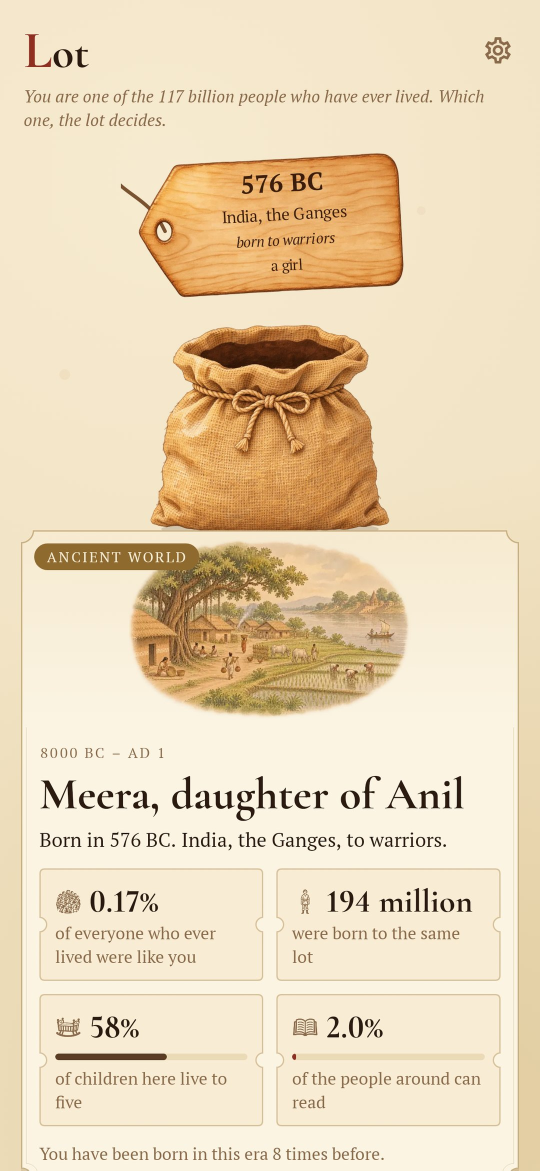
#> input picture docs/screenshots/en/1-draw.jpg, 1080 x 2341 px (shown at 1/2 size)
$ python play.py
#> lines starting #> are read from the running program, lines starting #| are printed output that depends on the picture
"""Builds the Google Play graphics in docs/google-play/graphics from the README screenshots.

python tools/play.py

Takes docs/screenshots/<lang>/*.jpg (1080 px wide renders of the demo, see tools/shots.py) and writes
the 1024x500 feature graphics and seven 1080x1920 captioned screenshots per language. The 512 px icon is made by
tools/art/icon.py from the painted icon layers.
Play wants screenshots no longer than twice their width, so each screen is cut short under its caption.
"""
from pathlib import Path

from PIL import Image, ImageDraw, ImageFilter, ImageFont

ROOT = Path(__file__).resolve().parent.parent
OUT = ROOT / "docs/google-play/graphics"
SHOTS = ROOT / "docs/screenshots"
FONT = ROOT / "app/src/main/res/font"
# The app's display face, as on its screens' titles.
DISPLAY = "cormorant_bold.ttf"

PAPER = (0xEF, 0xE0, 0xBF)
PAGE = (0xF7, 0xEC, 0xD2)
RULE = (0xD9, 0xC4, 0x9B)
MARGIN = (0xE3, 0xB8, 0xA0)
INK = (0x2A, 0x1A, 0x10)
RED = (0x8F, 0x2F, 0x22)

# The order they appear in the store, with the caption over each: an ink line and a red one.
PAGES = [
    ("1-draw", ("One of 117 billion.", "The lot decides which"), ("Один из 117 миллиардов.", "Кем — решит жребий")),
    ("2-book", ("Every door is shown,", "and why it is shut"), ("Видны все двери —", "и почему закрыты")),
    ("3-end", ("A life written", "into a parish register"), ("Жизнь в метрической", "книге, год за годом")),
    ("6-atlas", ("Your lots next to", "everyone ever born"), ("Твои жребии рядом", "со всеми, кто жил")),
    ("4-chest", ("Each life leaves", "one thing behind"), ("Каждая жизнь", "оставляет вещь")),
    ("5-thing", ("Handed down", "to great-grandchildren"), ("Вещь переходит", "к правнукам")),
    ("0-welcome", ("Mostly a peasant,", "long before 1800"), ("Чаще всего крестьянин", "задолго до 1800 года")),
]


def lining(name):
    """A copy of the font whose plain digits are its lining figures (the 'lnum' feature), kept under app/build:
    Pillow without raqm cannot switch features on, and Cormorant's default old-style figures jump about in "117"."""
    out = ROOT / "app/build" / name.replace(".ttf", "-lining.ttf")
    if out.exists() and out.stat().st_mtime > (FONT / name).stat().st_mtime:
        return out
    from fontTools.ttLib import TTFont
    f = TTFont(FONT / name)
    gsub = f["GSUB"].table
    swap = {}
    for rec in gsub.FeatureList.FeatureRecord:
        if rec.FeatureTag == "lnum":
            for i in rec.Feature.LookupListIndex:
                for st in gsub.LookupList.Lookup[i].SubTable:
                    swap.update(getattr(st, "mapping", {}) or {})
    for table in f["cmap"].tables:
        for code in range(0x30, 0x3A):
            g = table.cmap.get(code)
            if g in swap:
                table.cmap[code] = swap[g]
    out.parent.mkdir(parents=True, exist_ok=True)
    f.save(out)
    return out


def font(name, size):
    return ImageFont.truetype(str(lining(name) if name == DISPLAY else FONT / name), size)


def register(w, h):
    """A page of the parish register: ruled lines and a red margin rule, as in the book."""
    g = Image.new("RGB", (w, h), PAGE)
    d = ImageDraw.Draw(g)
    for y in range(36, h, 36):
        d.line((0, y, w, y), fill=RULE, width=2)
    d.line((80, 0, 80, h), fill=MARGIN, width=3)
    return g.convert("RGBA")


def lay(g, card, x, y):
    """A screen on the page: a soft shadow and a thin ink rule round it."""
    sh = Image.new("RGBA", (card.width + 80, card.height + 80), (0, 0, 0, 0))
    ImageDraw.Draw(sh).rectangle((40, 50, 40 + card.width, 50 + card.height), fill=(60, 40, 20, 110))
    g.alpha_composite(sh.filter(ImageFilter.GaussianBlur(18)), (x - 40, y - 40))
    g.alpha_composite(card.convert("RGBA"), (x, y))
    ImageDraw.Draw(g).rectangle((x - 3, y - 3, x + card.width + 2, y + card.height + 2), outline=INK, width=3)


def fit(name, text, size, width):
    while font(name, size).getlength(text) > width:
        size -= 2
    return font(name, size)


def screenshot(src, caption):
    W, H = 1080, 1920
    g = register(W, H)
    d = ImageDraw.Draw(g)
    d.rectangle((0, 0, W, 330), fill=PAPER)
    d.rectangle((60, 40, W - 60, 46), fill=INK)
    size = min(fit(DISPLAY, line, 80, W - 140).size for line in caption)
    title = font(DISPLAY, size)
    d.text((W / 2, 135), caption[0], font=title, fill=INK, anchor="mm")
    d.text((W / 2, 235), caption[1], font=title, fill=RED, anchor="mm")
    d.rectangle((60, 318, W - 60, 321), fill=INK)
    im = Image.open(src).convert("RGB")
    w = 820
    im = im.resize((w, round(im.height * w / im.width)), Image.LANCZOS)
    top = 380
    # The screen runs off the bottom edge, like a page that goes on.
    lay(g, im.crop((0, 0, w, H - top + 20)), (W - w) // 2, top)
    return g.convert("RGB")


def feature(lang):
    W, H = 1024, 500
    g = register(W, H)
    ImageDraw.Draw(g).rectangle((0, 0, 520, H), fill=PAPER)
    draw = Image.open(SHOTS / lang / "1-draw.jpg").convert("RGB")
    # The tag rising out of the sack and the card of who you are.
    draw = draw.crop((0, 260, 1080, 1560))
    draw = draw.resize((round(draw.width * 420 / draw.height), 420), Image.LANCZOS)
    lay(g, draw, W - draw.width - 50, 40)
    d = ImageDraw.Draw(g)
    name, lines = ("Lot", ["You are one of", "117 billion.", "The lot decides which."]) if lang == "en" else \
        ("Жребий", ["Ты — один из", "117 миллиардов.", "Кем — решит жребий."])
    d.rectangle((48, 100, 490, 106), fill=INK)
    d.text((48, 118), name, font=fit(DISPLAY, name, 96, 440), fill=INK)
    d.rectangle((48, 240, 490, 242), fill=INK)
    sub = font(DISPLAY, 40)
    for i, l in enumerate(lines):
        d.text((48, 262 + i * 52), l, font=sub, fill=RED if i == 2 else INK)
    g.convert("RGB").save(OUT / f"feature-graphic-{lang}.png", optimize=True)


def main():
    OUT.mkdir(parents=True, exist_ok=True)
    for lang in ("en", "ru"):
        feature(lang)
#> in register, `g = Image.new("RGB", (w, h), PAGE)`:
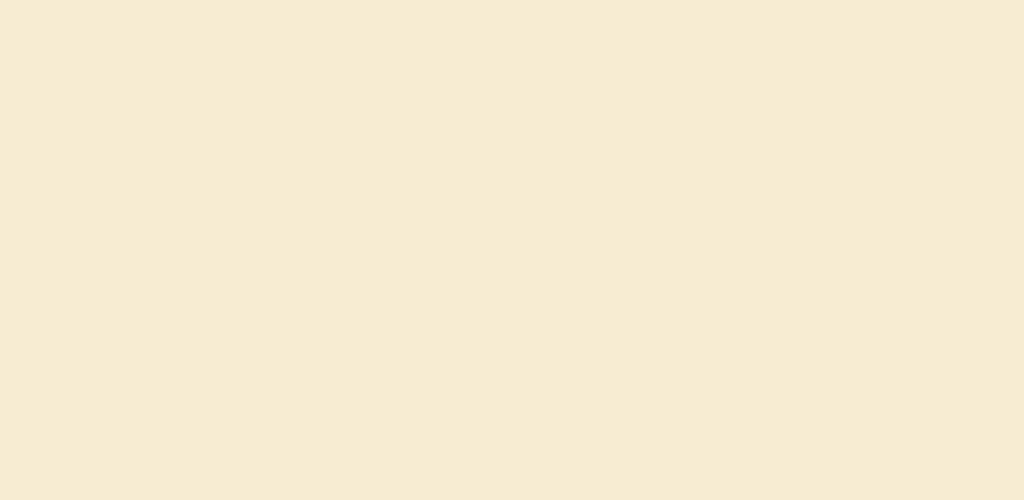
#> g: PIL image 1024x500 RGB; mean R, G, B 247, 236, 210
#> in register, `return g.convert("RGBA")`:
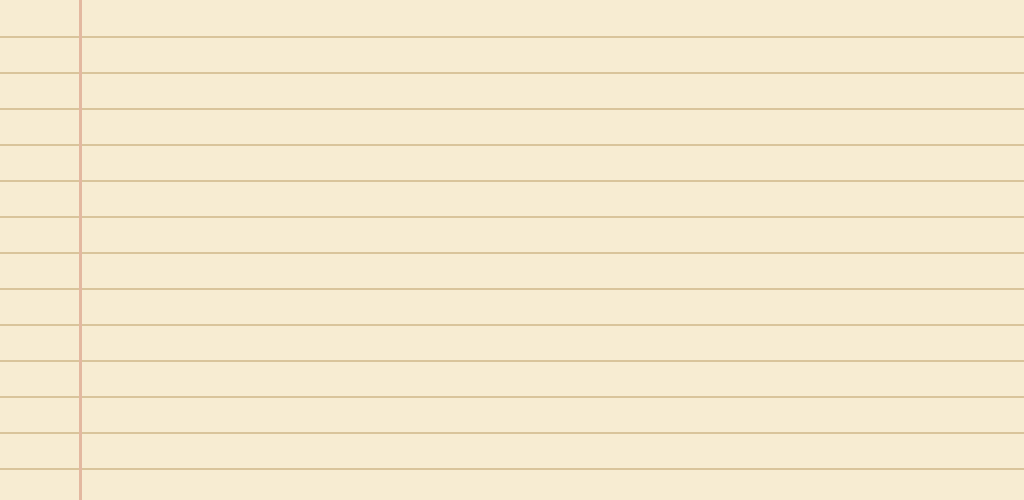
#> returned value: PIL image 1024x500 RGBA; mean R, G, B, A 245.4, 233.8, 207, 255
#> in feature, draw is the input picture: PIL image 1080x2341 RGB; mean R, G, B 233.7, 214.6, 183.3
#> in feature, `draw = draw.crop((0, 260, 1080, 1560))`:
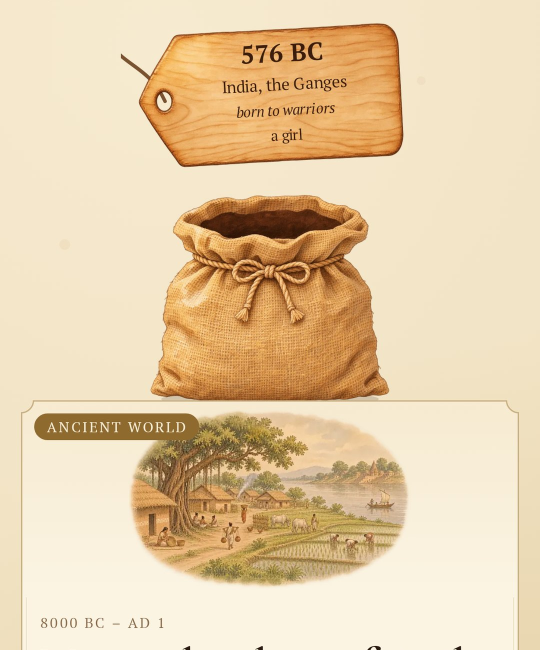
#> draw: PIL image 1080x1300 RGB (shown at 1/2 size); mean R, G, B 229.9, 205.2, 168.2
#> in feature, `draw = draw.resize((round(draw.width * 420 / draw.height), 420), Image..`:
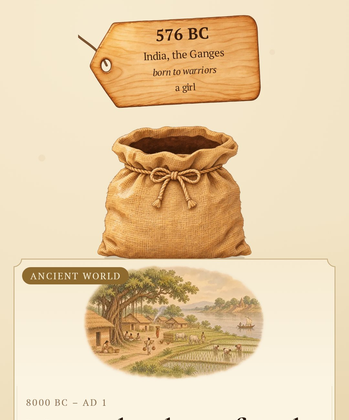
#> draw: PIL image 349x420 RGB; mean R, G, B 229.9, 205.2, 168.2
#> in lay, `sh = Image.new("RGBA", (card.width + 80, card.height + 80), (0, 0, 0, ..`: sh: PIL image 429x500 RGBA; every value is 0
#> in lay, `ImageDraw.Draw(sh).rectangle((40, 50, 40 + card.width, 50 + card.heigh..`:
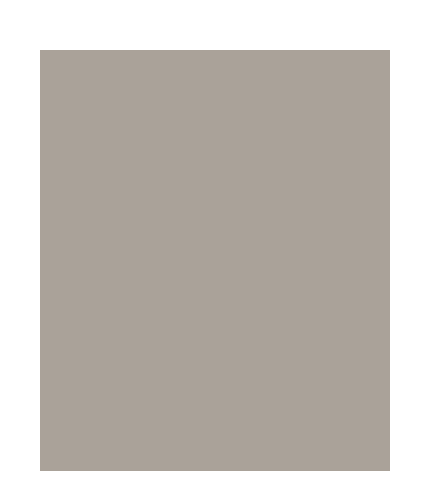
#> sh: PIL image 429x500 RGBA; mean R, G, B, A 41.2, 27.5, 13.7, 75.6; transparent parts drawn white
#> in lay, `g.alpha_composite(sh.filter(ImageFilter.GaussianBlur(18)), (x - 40, y ..`:
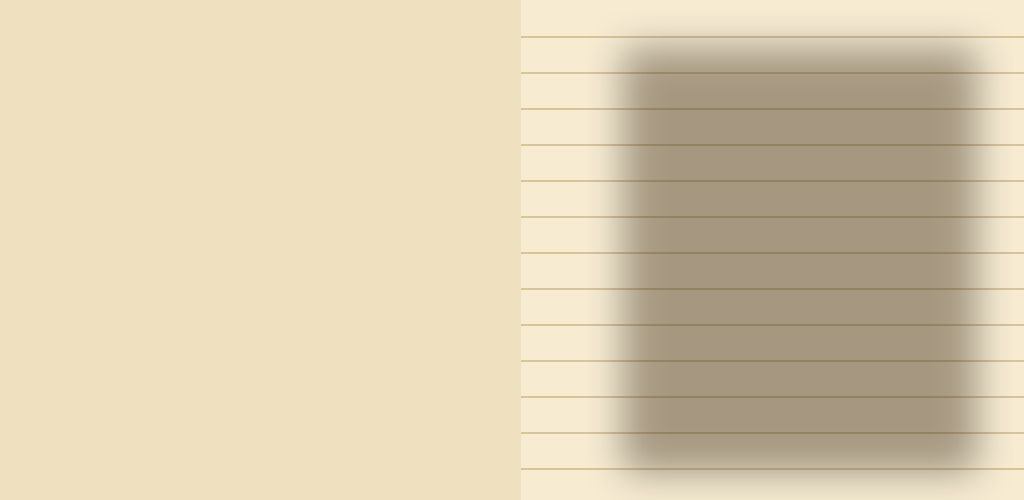
#> g: PIL image 1024x500 RGBA; mean R, G, B, A 218.4, 204.2, 175.5, 255
#> in lay, `g.alpha_composite(card.convert("RGBA"), (x, y))`:
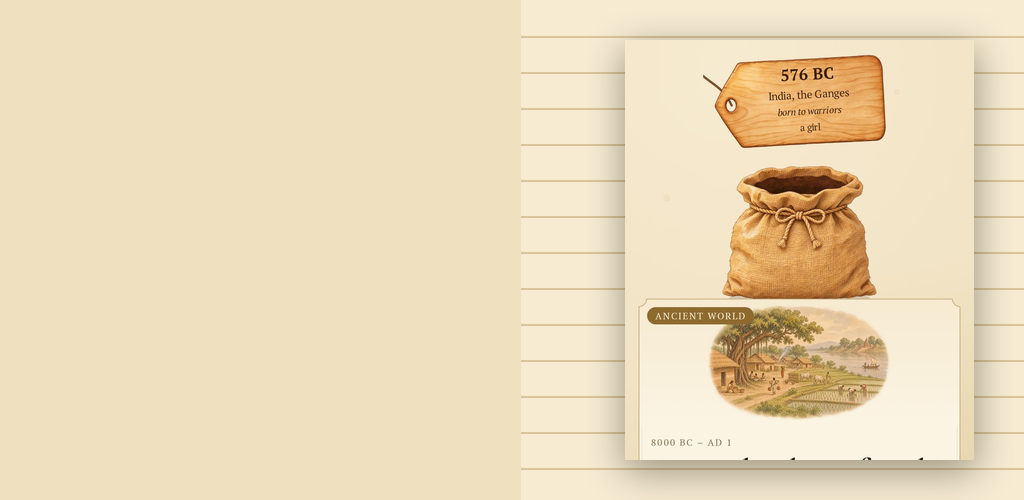
#> g: PIL image 1024x500 RGBA; mean R, G, B, A 235.4, 218.4, 185.8, 255
        folder = OUT / f"screenshots-{lang}"
        folder.mkdir(exist_ok=True)
        for i, (name, en, ru) in enumerate(PAGES, 1):
            screenshot(SHOTS / lang / f"{name}.jpg", en if lang == "en" else ru).save(folder / f"{i}.png", optimize=True)
    print("done:", OUT)


if __name__ == "__main__":
#> (the run stopped early here; a loop or call above may not have finished)

$ run again, with docs/screenshots/en/0-welcome.jpg copied over docs/screenshots/en/1-draw.jpg
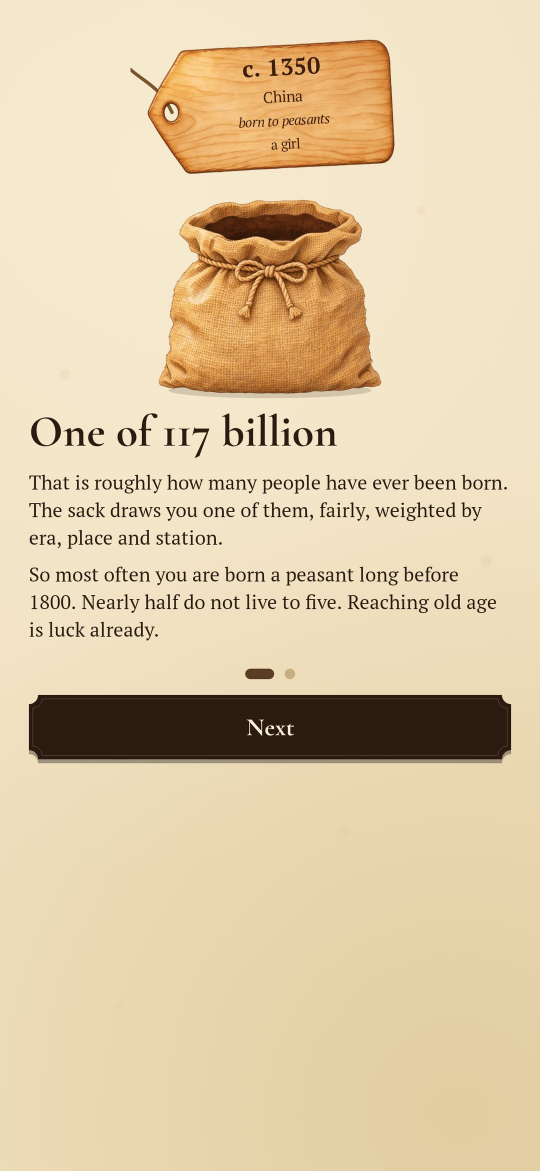
#> input picture docs/screenshots/en/0-welcome.jpg, 1080 x 2341 px (shown at 1/2 size)
#> in feature, draw is the input picture: PIL image 1080x2341 RGB; mean R, G, B 222.2, 201.8, 166.6
#> in feature, `draw = draw.resize((round(draw.width * 420 / draw.height), 420), Image..`:
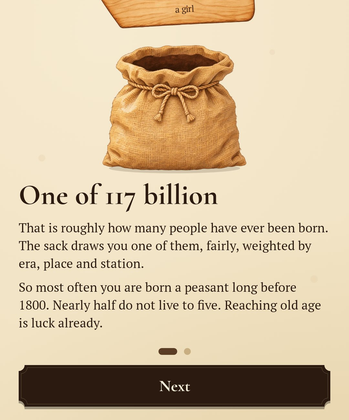
#> draw: PIL image 349x420 RGB; mean R, G, B 213.1, 193, 161.3
#> in lay, `g.alpha_composite(card.convert("RGBA"), (x, y))`:
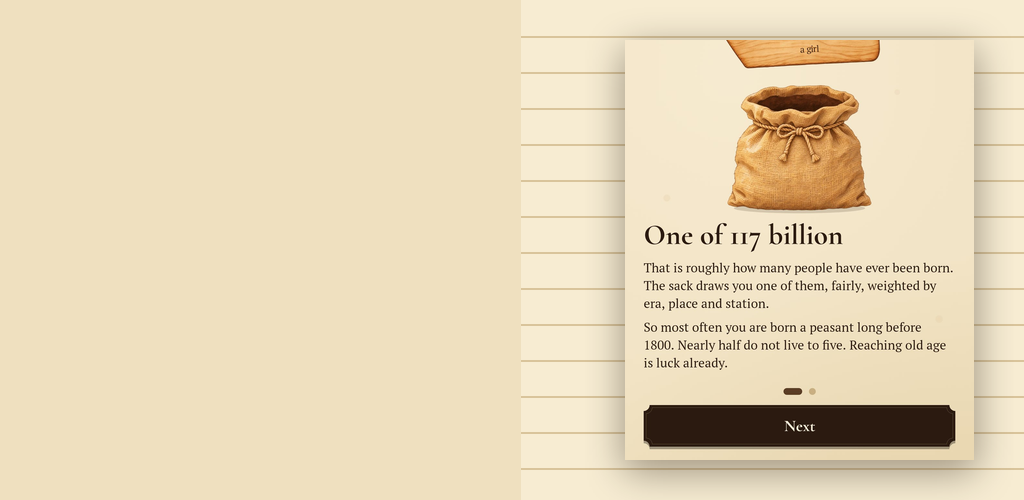
#> g: PIL image 1024x500 RGBA; mean R, G, B, A 230.6, 214.9, 183.8, 255

$ run again, with docs/screenshots/en/2-book.jpg copied over docs/screenshots/en/1-draw.jpg
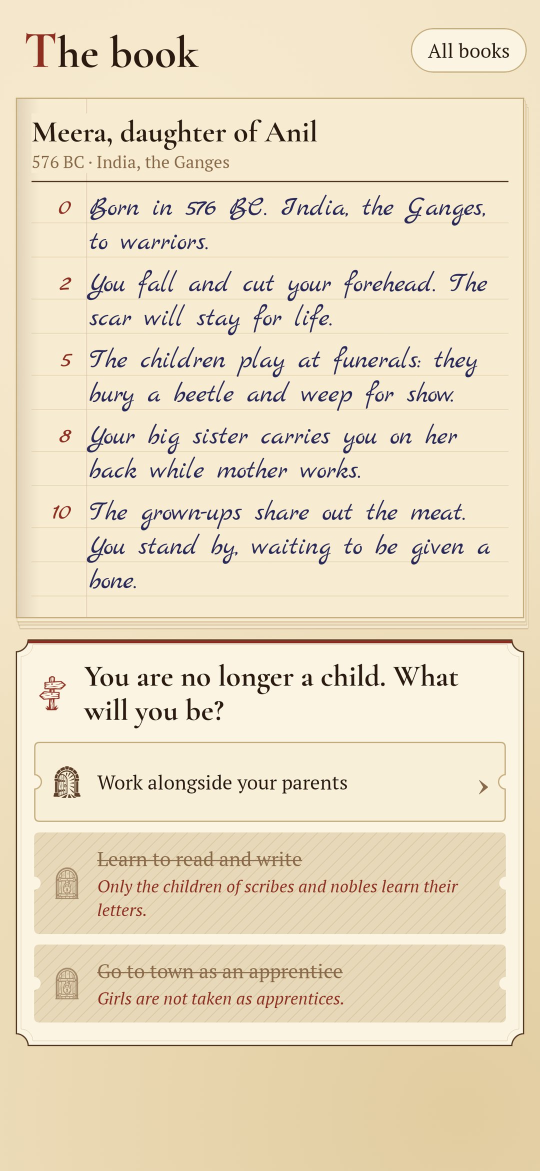
#> input picture docs/screenshots/en/2-book.jpg, 1080 x 2341 px (shown at 1/2 size)
#> in feature, draw is the input picture: PIL image 1080x2341 RGB; mean R, G, B 234.1, 220.9, 194.7
#> in feature, `draw = draw.resize((round(draw.width * 420 / draw.height), 420), Image..`:
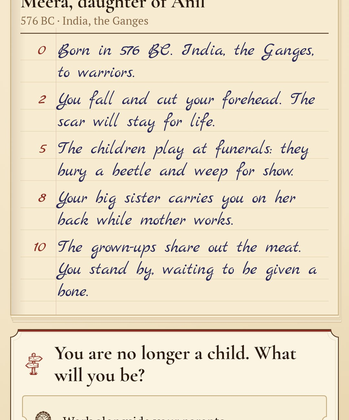
#> draw: PIL image 349x420 RGB; mean R, G, B 234.8, 223.5, 200.9
#> in lay, `g.alpha_composite(card.convert("RGBA"), (x, y))`:
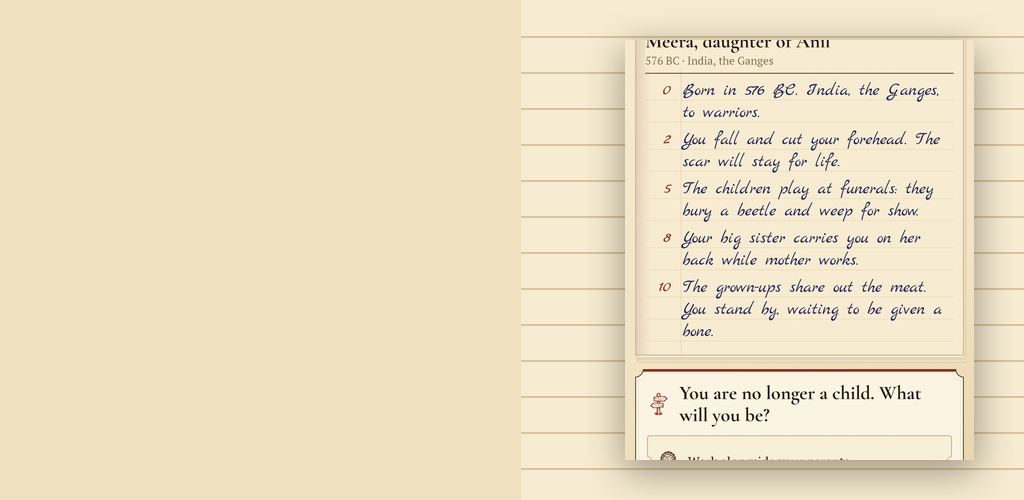
#> g: PIL image 1024x500 RGBA; mean R, G, B, A 236.8, 223.6, 195.1, 255

$ run again, with docs/screenshots/en/3-end-printed.jpg copied over docs/screenshots/en/1-draw.jpg
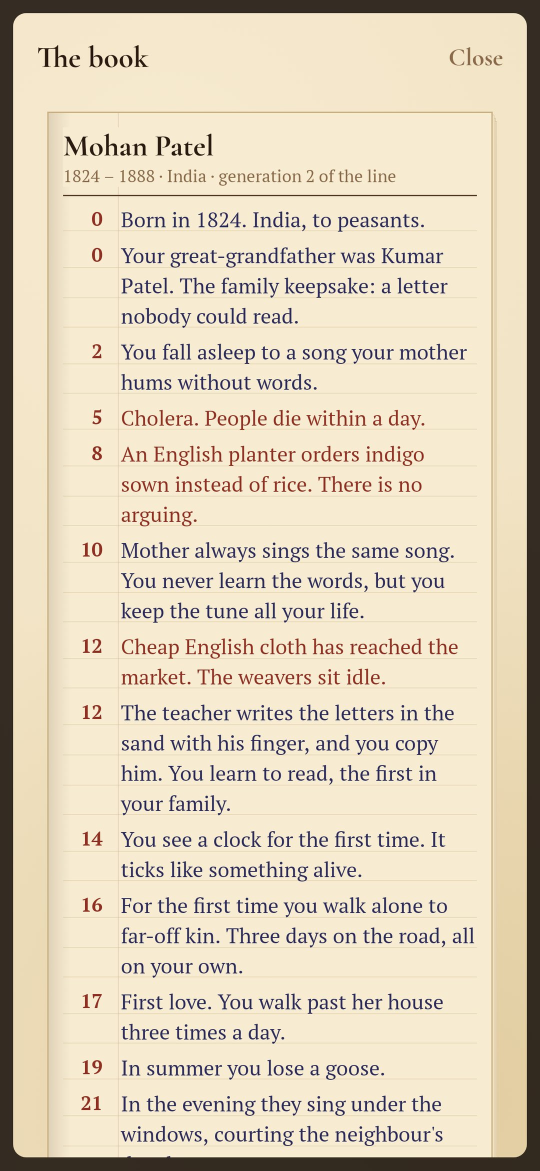
#> input picture docs/screenshots/en/3-end-printed.jpg, 1080 x 2341 px (shown at 1/2 size)
#> in feature, draw is the input picture: PIL image 1080x2341 RGB; mean R, G, B 221.6, 208.8, 185.6
#> in lay, `g.alpha_composite(card.convert("RGBA"), (x, y))`:
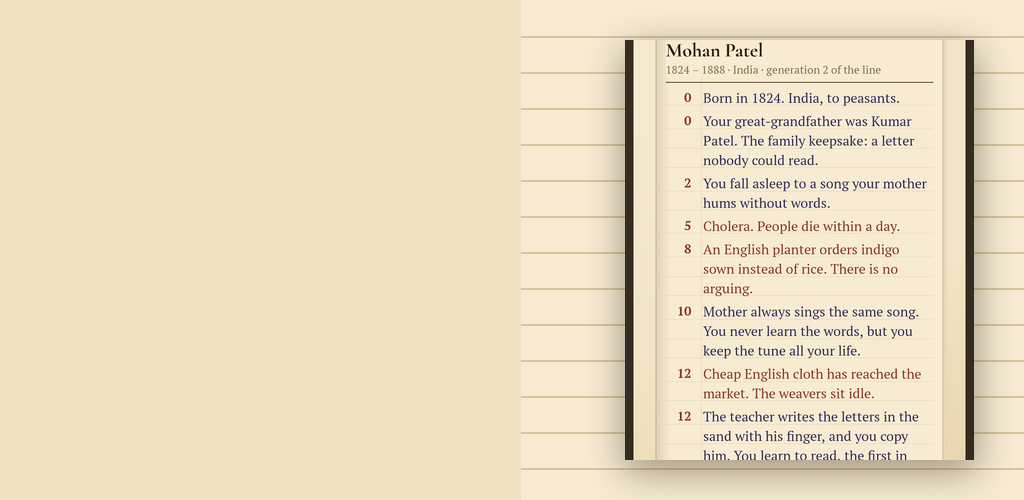
#> g: PIL image 1024x500 RGBA; mean R, G, B, A 234, 220.4, 191.7, 255
